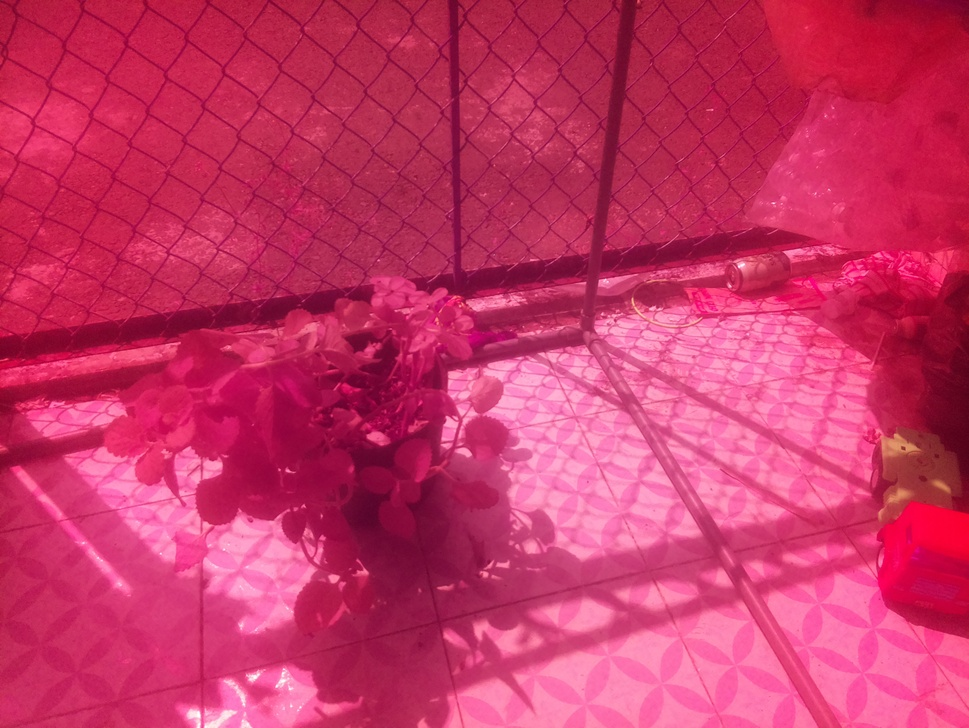
#> input picture 28325b.jpeg, 969 x 728 px, shrunk from 3280 x 2464 before the run
$ python testORB.py
#> lines starting #> are read from the running program, lines starting #| are printed output that depends on the picture
import cv2
import numpy as np
import matplotlib.pyplot as plt

def orb_example(image_path1, image_path2):
    # Load images
#> called with image_path1 = '28325b.jpeg', image_path2 = '28325_2.jpeg'
    img1 = cv2.imread(image_path1, cv2.IMREAD_GRAYSCALE)  # Load as grayscale
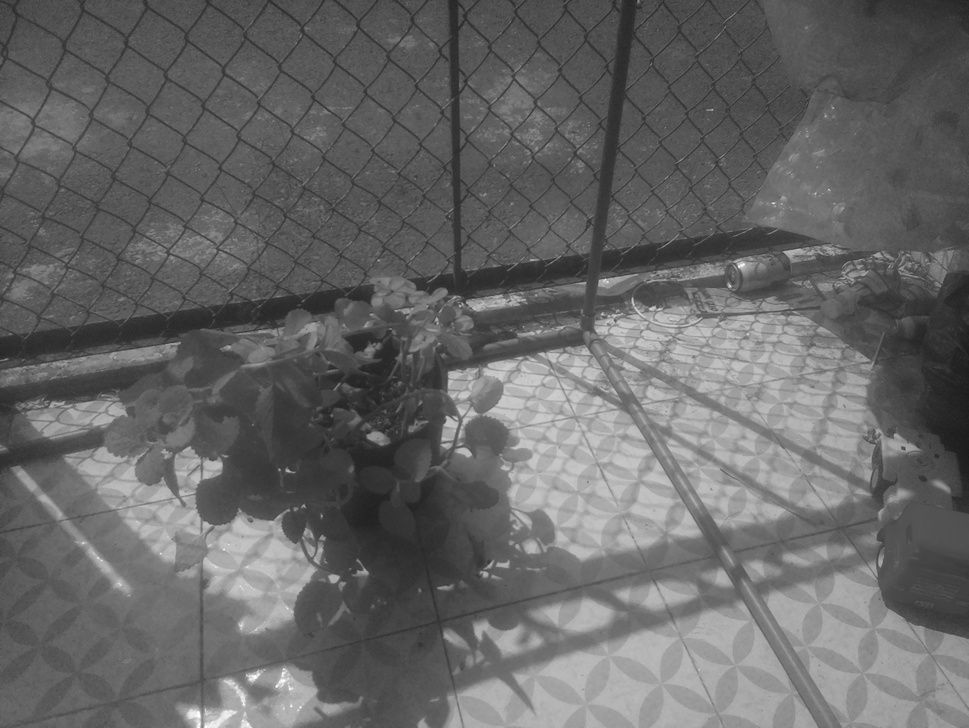
#> img1: shape (728, 969); min 26, max 255, mean 102.5
    img2 = cv2.imread(image_path2, cv2.IMREAD_GRAYSCALE)
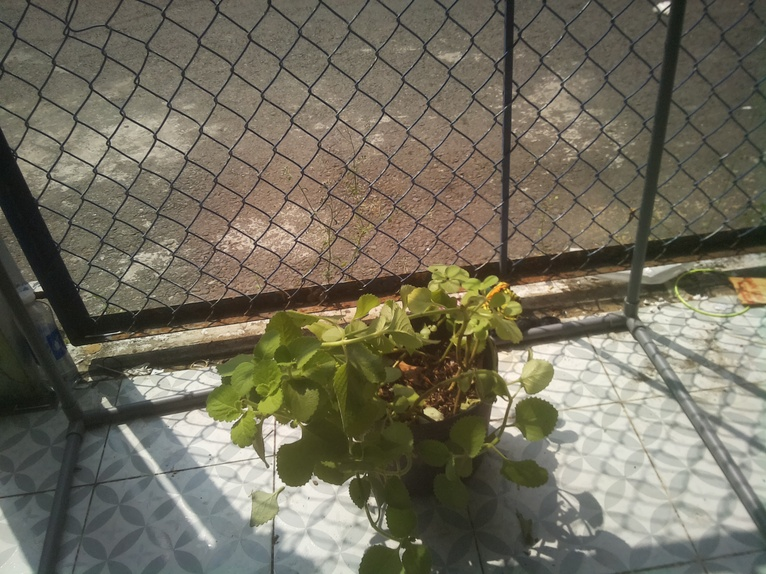
#> input picture 28325_2.jpeg, 766 x 574 px, shrunk from 2592 x 1944 before the run
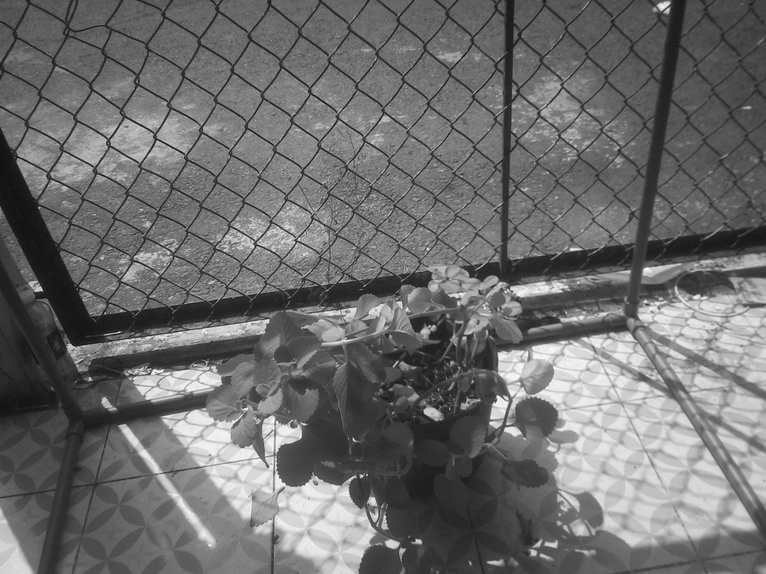
#> img2: shape (574, 766); min 12, max 255, mean 109.4

    if img1 is None or img2 is None:
        print("Error: Could not load images.")
        return

    orb = cv2.ORB_create(500,1.3,10,31)

    # Tìm keypoints và descriptors với ORB
    kp1, des1 = orb.detectAndCompute(img1, None)
#> kp1 = 500 keypoints; strongest (x, y, size): (738, 266, 31), (447, 417, 40.3), (286, 470, 31), (738, 265, 40.3)
    kp2, des2 = orb.detectAndCompute(img2, None)
#> kp2 = 481 keypoints; strongest (x, y, size): (41, 290, 31), (257, 243, 31), (498, 398, 40.3), (154, 370, 31)

    # Đối sánh đặc trưng
    bf = cv2.BFMatcher(cv2.NORM_HAMMING, crossCheck=True)
    matches = bf.match(des1, des2)
#> matches = 176 matches

    # Sắp xếp các matches theo khoảng cách
    matches = sorted(matches, key=lambda x: x.distance)
    # Draw top matches
    print(len(matches))
#| 176
    img_matches = cv2.drawMatches(img1, kp1, img2, kp2, matches[:], None, flags=cv2.DrawMatchesFlags_NOT_DRAW_SINGLE_POINTS)
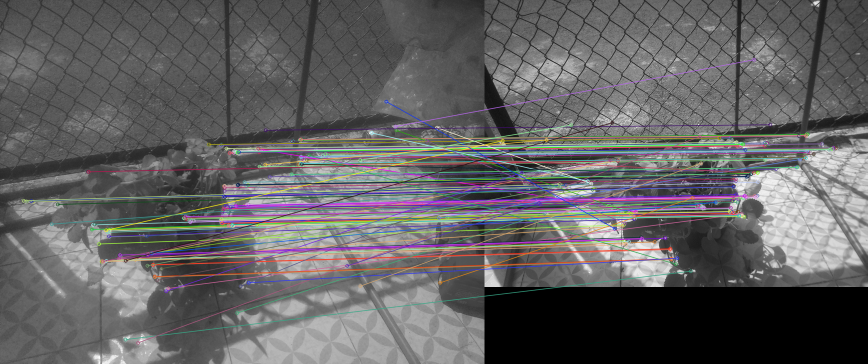
#> img_matches: shape (728, 1735, 3) (shown at 1/2 size); mean of channels 0, 1, 2 98, 97, 98.1; drawn as B, G, R

    # Display the result using matplotlib
    plt.imshow(cv2.cvtColor(img_matches, cv2.COLOR_BGR2RGB))
    plt.title("ORB Feature Matching")
    plt.show()

# Example usage (replace with your image paths)
image_path1 = '28325b.jpeg'
image_path2 = '28325_2.jpeg'

orb_example(image_path1, image_path2)
